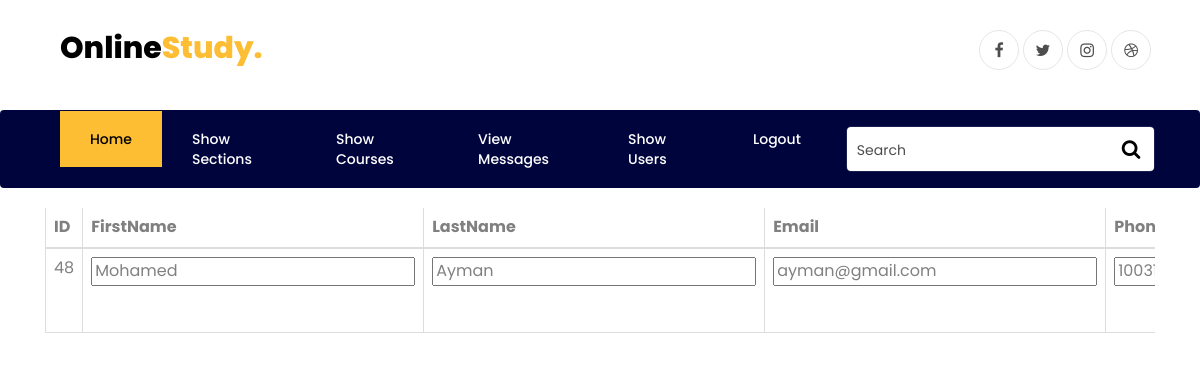
Page /editusers.php?id=48 (signed in) on the committed database.
### tables this page shows
CREATE TABLE `User` (
  `ID` int(11) NOT NULL,
  `FirstName` varchar(255) NOT NULL,
  `LastName` varchar(255) NOT NULL,
  `Email` varchar(255) NOT NULL,
  `Password` varchar(255) NOT NULL,
  `Phone` int(13) NOT NULL,
  `Image` varchar(255) DEFAULT NULL,
  `CreatedDate` datetime NOT NULL
);

### app/db/Dbh.php (called while the page is built, shortened)
<?php
  class Dbh{
      private $servername;
      private $username;
      private $password;
      private $dbname;
      private $conn;
      function __construct() {
          $this->servername = DB_SERVER;
          $this->username = DB_USER;
          $this->password = DB_PASS;
          $this->dbname = DB_DATABASE;
      }
      public function connect(){
          $this->conn = new mysqli($this->servername, $this->username, $this->password, $this->dbname);
          return $this->conn;
      }
      function query($sql){
          if (!empty($sql)){
              $this->result = $this->conn->query($sql);
              return $this->result;
          }
          else{
              return false;
          }
      }
  }
  ?>

### app/model/UserModel.php (called while the page is built, shortened)
<?php
class User extends Model{
  private $id;
  private $fname;
  private $lname;
  private $phone;
  private $email;
  function __construct($email="",$password="",$fname="",$lname="") {
    $this->email = $email;
    $this->fname = $fname;
    $this->lname = $lname;
  }
  function setFirstName($fname){
    return $this->fname = $fname;
  }
  function setLastName($lname){
    return $this->lname = $lname;
  }
  function getFirstName(){
    return $this->fname;
  }
  function getLastName(){
    return $this->lname;
  }
  function getEmail() {
    return $this->email;
  }
  function setEmail($email) {
    return $this->email = $email;
  }
  function setPassword($password) {
    return $this->password = $password;
  }
  function setPhone($phone){
    return $this->phone = $phone;
  }
  function getPhone(){
    return $this->phone;
  }
  function getID(){
    return $this->id;
  }
  function setID($id){
    return $this->id = $id;
  }
  function setImage($image){
    return $this->image = $image;
  }
  function setUserType($usertype){
    return $this->usertype = $usertype;
  }
    function getUsers(){
      $sql = "SELECT User.* , User_Type.* FROM User INNER Join User_Type
      ON User.ID = User_Type.User_ID"  ;
      $dbh = new Dbh();
      $result = $dbh->query($sql);
      $users = array();
      while($row=mysqli_fetch_assoc($result)){
        $user = new User();
        $user->setID($row['ID']);
        $user->setFirstName($row['FirstName']);
        $user->setLastName($row['LastName']);
        $user->setEmail($row['Email']);
        $user->setPassword($row['Password']);
        $user->setPhone($row['Phone']);
        $user->setImage($row['Image']);
        $user->setUserType($row['UserType']);
        $users[] = $user;
      }
      return $users;
    }
}

### public/editusers.php (the view, shortened to what this page needs)
<?php
  require_once(__ROOT__ . "model/UserModel.php");
  require_once(__ROOT__ . "controller/UserController.php");
  $model = new User();
  $controller = new UserController($model);
?>
<?php
$id=$_GET['id'];
foreach($model->getUsers() as $user)
{
    if($user->getID() == $id)
    {
        $userid = $user->getID();
        $fname = $user->getFirstName();
        $lname = $user->getLastName();
        $email = $user->getEmail();
        $phone = $user ->getPhone();
    }
}
?>
<!DOCTYPE html>
<html lang="en">
<head>
  <link rel="stylesheet" href="https://maxcdn.bootstrapcdn.com/bootstrap/3.4.1/css/bootstrap.min.css">
  <link rel="stylesheet" href="http://localhost/SEmvc7/lib/css/mycss.css">
    <link rel="stylesheet" href="https://stackpath.bootstrapcdn.com/font-awesome/4.7.0/css/font-awesome.min.css">
    <link rel="stylesheet" href="../lib/css/animate.css">
    <link rel="stylesheet" href="../lib/css/owl.carousel.min.css">
    <link rel="stylesheet" href="../lib/css/owl.theme.default.min.css">
    <link rel="stylesheet" href="../lib/css/magnific-popup.css">
    <link rel="stylesheet" href="../lib/css/ionicons.min.css">
    <link rel="stylesheet" href="../lib/css/flaticon.css">
    <link rel="stylesheet" href="../lib/css/icomoon.css">
    <link rel="stylesheet" href="../lib/css/style.css">
</head>
<body>
<?php
    require_once(__ROOT__ . "view/bar.php");
    $view1 = new Bar($controller, $model);
    if (isset($_SESSION['type']) && !empty($_SESSION['type'])) {
      switch($_SESSION['type']){
        case 'Admin':
          echo $view1->AdminBar();
          break;
      }
    }
    else {
      echo $view1->NormalBar();
    }
    ?>
<form  method = "post" action="showusers.php?action=EditUser">
<div class="container">
  <div class="row">
    <div class="col-xs-12">
      <div class="table-responsive">
        <table class="table table-bordered table-hover">
          <thead>
            <tr>
                <th>ID</th>
                <th>FirstName</th>
                <th>LastName</th>
                <th>Email</th>
                <th>Phone</th>
              </tr>
          </thead>
          <tbody>
          <tr>
    <td><?php echo $userid;?></td>
    <td><input type="text"  id="FirstName" placeholder="Enter First name" name="FirstName" value="<?php echo $fname;?>"></td>
    <td><input type="text"  id="LastName" placeholder="Enter Last name" name="LastName" value="<?php echo $lname;?>"></td>
    <td><input type="email"  id="Email" placeholder="Enter Email" name="Email" value="<?php echo $email;?>"></td>
    <td><input type="text"  id="Phone" placeholder="Enter Phone Number" name="Phone" value="<?php echo $phone;?>"></td>
</table>
</div>
</div>
</div>
</div>
</form>
</body>
</html>

### rows in the picture
user: ID "48", FirstName "Mohamed", LastName "Ayman", Email "ayman@gmail.com", Phone "1003153564"
